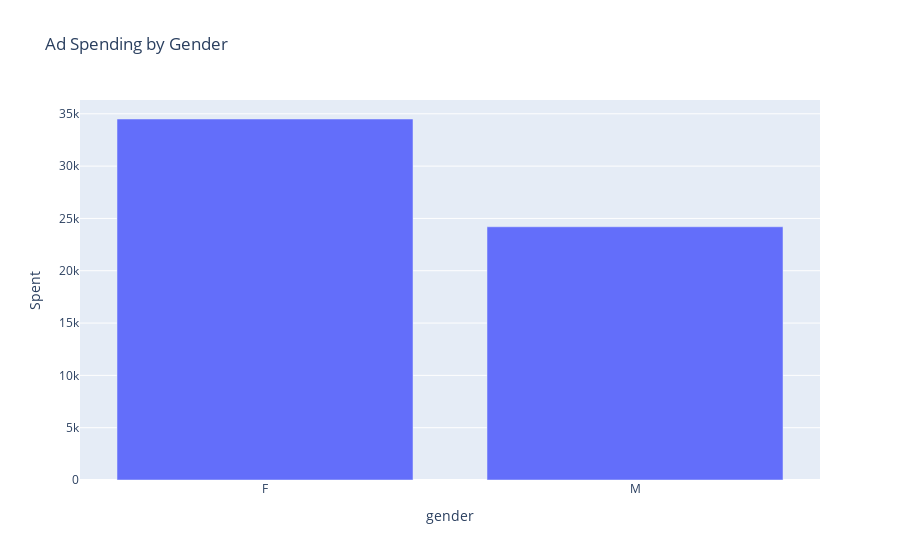

Here is the notebook cell this chart was saved with:
### Code cell
import matplotlib.pyplot as plt
import plotly.express as px

fig = px.bar(gender_spent, x='gender', y='Spent', title='Ad Spending by Gender')
fig.update_layout(barmode='group')
fig.show()

### Figure 1 — Plotly figure (JSON) as saved in the notebook; plotly's stock layout.template omitted (floating-point values rounded to 4 significant figures)
{"data": [{"alignmentgroup": "True", "hovertemplate": "gender=%{x}<br>Spent=%{y}<extra></extra>", "legendgroup": "", "marker": {"color": "#636efa"}, "name": "", "offsetgroup": "", "orientation": "v", "showlegend": false, "textposition": "auto", "type": "bar", "x": ["F", "M"], "xaxis": "x", "y": [34500.0, 24200.0], "yaxis": "y"}], "layout": {"barmode": "group", "legend": {"tracegroupgap": 0}, "title": {"text": "Ad Spending by Gender"}, "xaxis": {"anchor": "y", "domain": [0, 1], "title": {"text": "gender"}}, "yaxis": {"anchor": "x", "domain": [0, 1], "title": {"text": "Spent"}}}}
